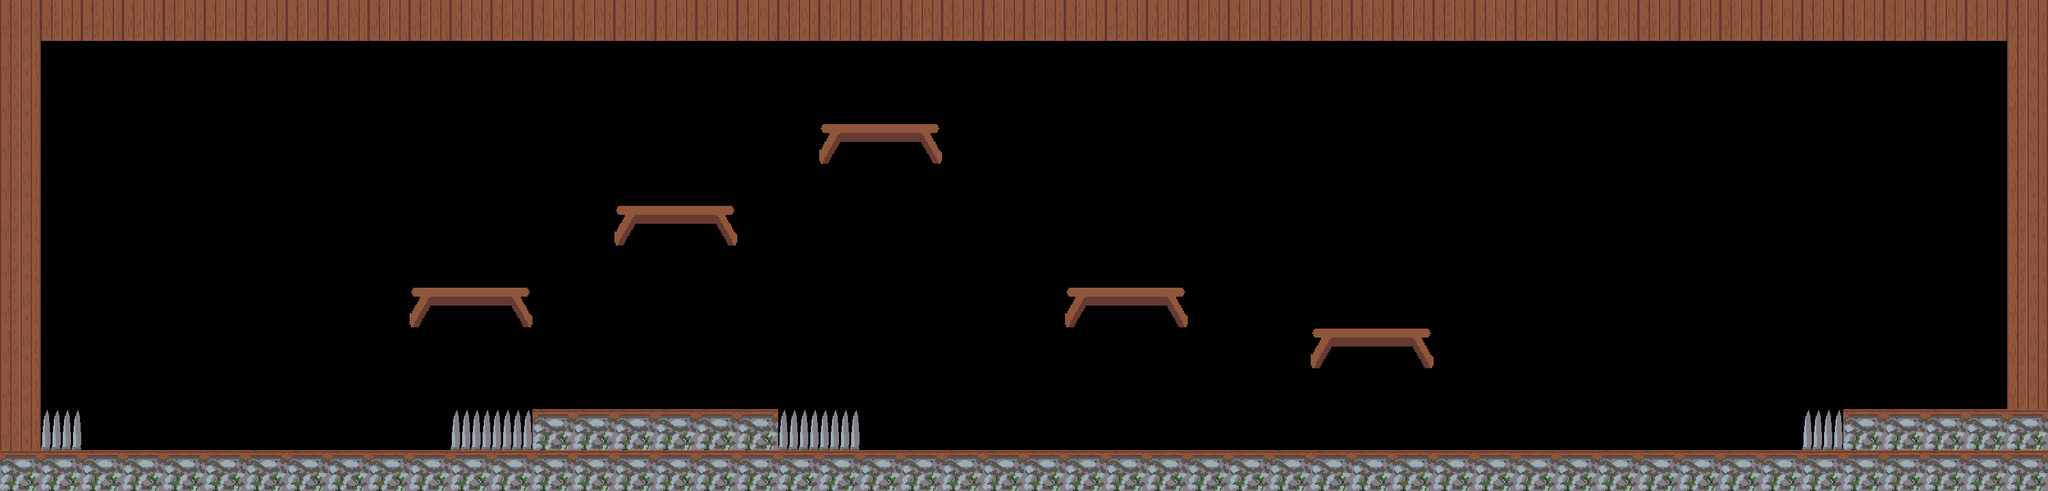

This game map was drawn from its Tiled (.tmx) file and the tilesets committed beside it. A one-line description and the full map source follow:
An orthogonal 50x12 tile map with 64x64 px tiles, 1 tile layer (Camada de Tiles 1).

<map version="1.2" tiledversion="1.2.4" orientation="orthogonal" renderorder="right-down" width="50" height="12" tilewidth="64" tileheight="64" infinite="0" nextlayerid="3" nextobjectid="1">
 <tileset firstgid="1" name="sheet" tilewidth="64" tileheight="64" tilecount="6" columns="6">
  <image source="sheet.png" width="384" height="64" />
 </tileset>
 <layer id="1" name="Camada de Tiles 1" width="50" height="12">
  <data encoding="csv">
2,2,2,2,2,2,2,2,2,2,2,2,2,2,2,2,2,2,2,2,2,2,2,2,2,2,2,2,2,2,2,2,2,2,2,2,2,2,2,2,2,2,2,2,2,2,2,2,2,2,
2,0,0,0,0,0,0,0,0,0,0,0,0,0,0,0,0,0,0,0,0,0,0,0,0,0,0,0,0,0,0,0,0,0,0,0,0,0,0,0,0,0,0,0,0,0,0,0,0,2,
2,0,0,0,0,0,0,0,0,0,0,0,0,0,0,0,0,0,0,0,0,0,0,0,0,0,0,0,0,0,0,0,0,0,0,0,0,0,0,0,0,0,0,0,0,0,0,0,0,2,
2,0,0,0,0,0,0,0,0,0,0,0,0,0,0,0,0,0,0,0,3,4,5,0,0,0,0,0,0,0,0,0,0,0,0,0,0,0,0,0,0,0,0,0,0,0,0,0,0,2,
2,0,0,0,0,0,0,0,0,0,0,0,0,0,0,0,0,0,0,0,0,0,0,0,0,0,0,0,0,0,0,0,0,0,0,0,0,0,0,0,0,0,0,0,0,0,0,0,0,2,
2,0,0,0,0,0,0,0,0,0,0,0,0,0,0,3,4,5,0,0,0,0,0,0,0,0,0,0,0,0,0,0,0,0,0,0,0,0,0,0,0,0,0,0,0,0,0,0,0,2,
2,0,0,0,0,0,0,0,0,0,0,0,0,0,0,0,0,0,0,0,0,0,0,0,0,0,0,0,0,0,0,0,0,0,0,0,0,0,0,0,0,0,0,0,0,0,0,0,0,2,
2,0,0,0,0,0,0,0,0,0,3,4,5,0,0,0,0,0,0,0,0,0,0,0,0,0,3,4,5,0,0,0,0,0,0,0,0,0,0,0,0,0,0,0,0,0,0,0,0,2,
2,0,0,0,0,0,0,0,0,0,0,0,0,0,0,0,0,0,0,0,0,0,0,0,0,0,0,0,0,0,0,0,3,4,5,0,0,0,0,0,0,0,0,0,0,0,0,0,0,2,
2,0,0,0,0,0,0,0,0,0,0,0,0,0,0,0,0,0,0,0,0,0,0,0,0,0,0,0,0,0,0,0,0,0,0,0,0,0,0,0,0,0,0,0,0,0,0,0,0,2,
2,6,0,0,0,0,0,0,0,0,0,6,6,1,1,1,1,1,1,6,6,0,0,0,0,0,0,0,0,0,0,0,0,0,0,0,0,0,0,0,0,0,0,0,6,1,1,1,1,1,
1,1,1,1,1,1,1,1,1,1,1,1,1,1,1,1,1,1,1,1,1,1,1,1,1,1,1,1,1,1,1,1,1,1,1,1,1,1,1,1,1,1,1,1,1,1,1,1,1,1
</data>
 </layer>
</map>